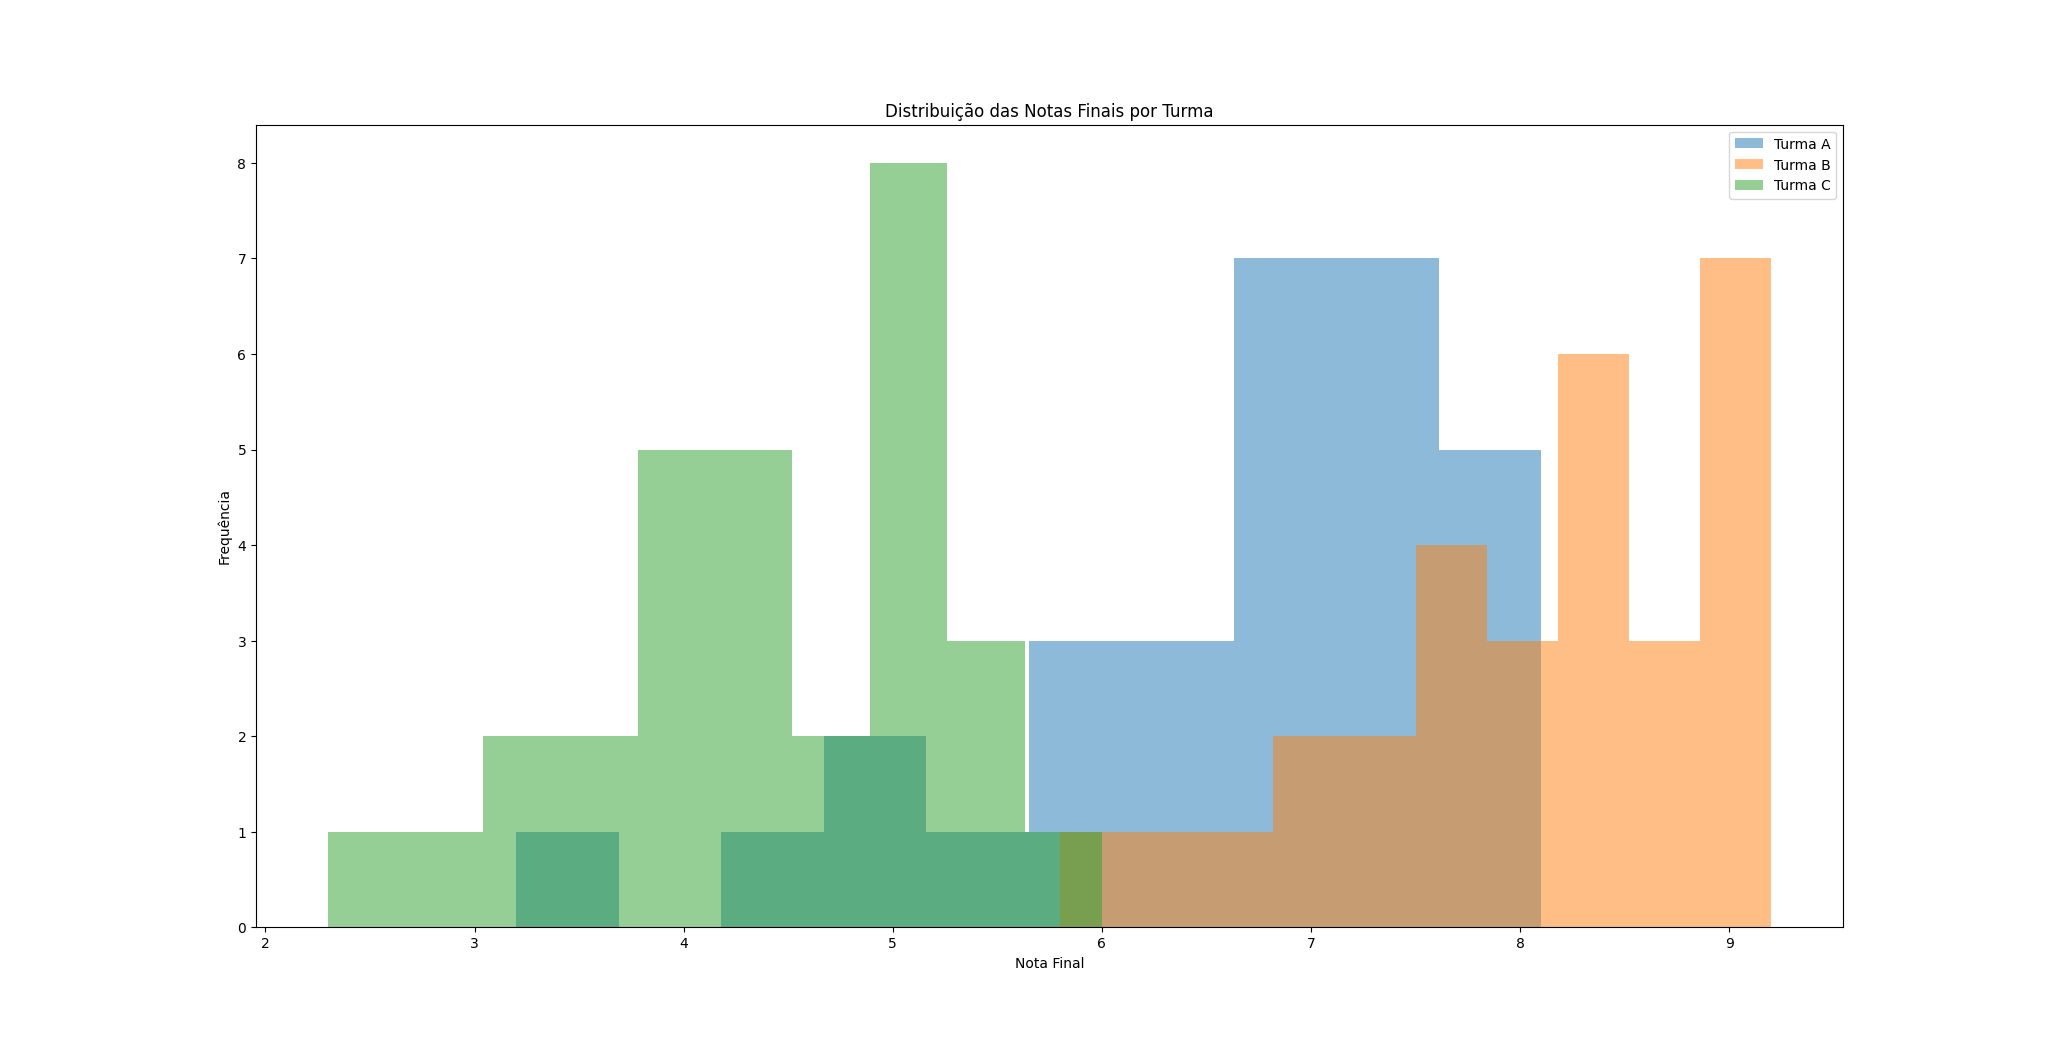

Generate this figure with Python:
# Autor: Matheus Magalhães

import pandas as pd
import matplotlib.pyplot as plt

df = pd.read_csv("notas.csv")

# Criando histogramas para cada turma
plt.figure(figsize=(10, 6))
plt.hist(df[df["Turma"] == "Turma A"]["Nota"], bins=10, alpha=0.5, label="Turma A")
plt.hist(df[df["Turma"] == "Turma B"]["Nota"], bins=10, alpha=0.5, label="Turma B")
plt.hist(df[df["Turma"] == "Turma C"]["Nota"], bins=10, alpha=0.5, label="Turma C")

plt.xlabel("Nota Final")
plt.ylabel("Frequência")
plt.title("Distribuição das Notas Finais por Turma")
plt.legend()
plt.show()
